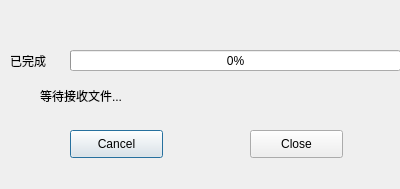
<?xml version="1.0" encoding="UTF-8"?>
<ui version="4.0">
 <class>Client</class>
 <widget class="QDialog" name="Client">
  <property name="geometry">
   <rect>
    <x>0</x>
    <y>0</y>
    <width>400</width>
    <height>189</height>
   </rect>
  </property>
  <property name="windowTitle">
   <string>接收</string>
  </property>
  <widget class="QLabel" name="label">
   <property name="geometry">
    <rect>
     <x>10</x>
     <y>50</y>
     <width>101</width>
     <height>21</height>
    </rect>
   </property>
   <property name="styleSheet">
    <string notr="true">
font: 11pt &quot;MingLiU-ExtB&quot;;</string>
   </property>
   <property name="text">
    <string>已完成</string>
   </property>
  </widget>
  <widget class="QProgressBar" name="progressBar">
   <property name="geometry">
    <rect>
     <x>70</x>
     <y>50</y>
     <width>331</width>
     <height>21</height>
    </rect>
   </property>
   <property name="value">
    <number>0</number>
   </property>
  </widget>
  <widget class="QLabel" name="cStatusLbl">
   <property name="geometry">
    <rect>
     <x>40</x>
     <y>80</y>
     <width>261</width>
     <height>31</height>
    </rect>
   </property>
   <property name="text">
    <string>等待接收文件...</string>
   </property>
  </widget>
  <widget class="QPushButton" name="cCancleBtn">
   <property name="geometry">
    <rect>
     <x>70</x>
     <y>130</y>
     <width>93</width>
     <height>28</height>
    </rect>
   </property>
   <property name="text">
    <string>Cancel</string>
   </property>
  </widget>
  <widget class="QPushButton" name="cCloseBtn">
   <property name="geometry">
    <rect>
     <x>250</x>
     <y>130</y>
     <width>93</width>
     <height>28</height>
    </rect>
   </property>
   <property name="text">
    <string>Close</string>
   </property>
  </widget>
 </widget>
 <resources/>
 <connections/>
</ui>
